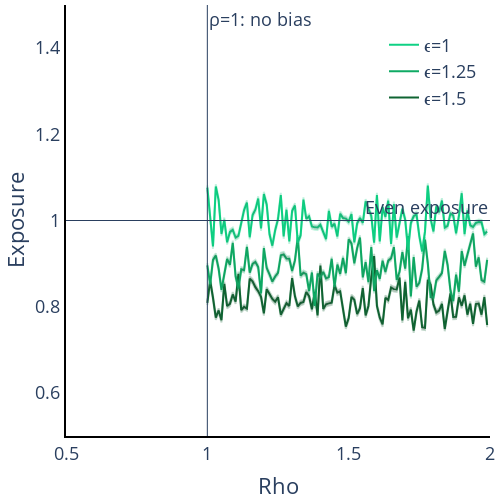

This figure's notebook cell:
### Markdown cell above
### Rho Exposure

### Code cell
Exposure_rho_epsilon1 = plotly_lines.plot_MTO_sim_results(plotly_lines(), data=df_rho[df_rho['epsilon'] == 1], x_var='rho', y_var='Exposure', x_range=[0.5,2], y_range=[0,1], x_title='rho', y_title='Exposure', with_predicted=False, colors=['rgba(15,209,132,1)'], legend_text='ϵ=1')

Exposure_rho_epsilon125 = plotly_lines.plot_MTO_sim_results(plotly_lines(), data=df_rho[df_rho['epsilon'] == 1.25], x_var='rho', y_var='Exposure', x_range=[0.5,2], y_range=[0,1], x_title='rho', y_title='Exposure', with_predicted=False, colors=['rgba(15,170,100,1)'], legend_text='ϵ=1.25')

Exposure_rho_epsilon15 = plotly_lines.plot_MTO_sim_results(plotly_lines(), data=df_rho[df_rho['epsilon'] == 1.5], x_var='rho', y_var='Exposure', x_range=[0.5,2], y_range=[0,1], x_title='rho', y_title='Exposure', with_predicted=False, colors=['rgba(15,100,50,1)'], legend_text='ϵ=1.5')


fig_Exposure_rho = go.Figure(data = Exposure_rho_epsilon15.data + Exposure_rho_epsilon125.data + Exposure_rho_epsilon1.data)

fig_Exposure_rho.update_layout(
    title = None, 
    font=dict(size = 18),
    xaxis_title = 'Rho', 
    yaxis_title = 'Exposure',
    width = 500, height = 500,
    showlegend = True, 
    legend=dict(x=0.75,y=0.95),
    legend_title_text = '',
    xaxis_range = [0.5,2],
    yaxis_range = [0.5,1.5],
    margin=dict(b=5,l=5,r=5,t=5),
    xaxis = dict(showgrid = False, showline = True, linecolor = 'rgb(0,0,0)', linewidth = 2), 
    yaxis = dict(showgrid = False, showline = True, linecolor = 'rgb(0,0,0)', linewidth = 2),
    plot_bgcolor='rgba(0,0,0,0)')


fig_Exposure_rho.add_hline(y=1, line_width=1, annotation_text = 'Even exposure')
fig_Exposure_rho.add_vline(x=1, line_width=1, annotation_text = 'ρ=1: no bias')
